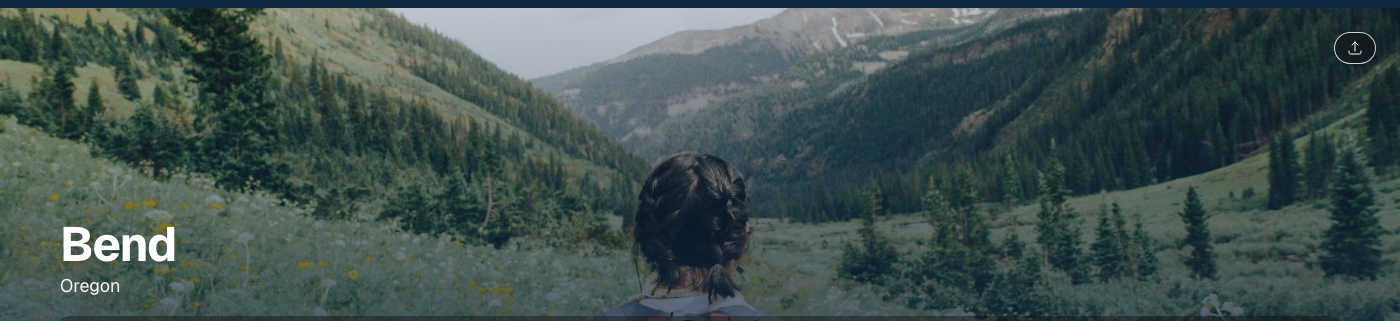
#> input picture design_system/ryan-realty/assets/hero-alpine-clean.jpg, 1400 x 321 px, given in place of 01.jpg, which was not available
$ python build_saghali_pending_posts.py
#> lines starting #> are read from the running program, lines starting #| are printed output that depends on the picture; pictures that were not available may be replaced by others from this repository, and a replacement may not be noted
#!/usr/bin/env python3
"""
Saghali — Pending content (Rebecca buyer-side under contract 2026-05-14)
========================================================================
20373 Saghali Court · Tillicum Village · Bend OR 97702
MLS 220221064 · Pending · $670,000 · 3 BD / 2 BA / 1,560 sqft / 0.51 acres
Built 2016 · List agent: Anna Ruder, Stellar Realty Northwest
Rebecca Ryser Peterson represented the BUYERS for Ryan Realty.

Adapts the approved Tumalo v3 S2 layout + Pattern A bare carousel + Pattern B
editorial overlay, per scripts/build_single_image_posts.py +
scripts/build_tumalo_v3_kit.py. Adapter copies helpers; layouts unchanged.
"""

from PIL import Image, ImageDraw, ImageFont, ImageEnhance
from pathlib import Path

W, H = 1080, 1350
NAVY = (16, 39, 66)
CREAM = (250, 248, 244)

BRAND = Path("/Users/matthewryan/RyanRealty/design_system/ryan-realty")
AMBOQIA = BRAND / "fonts" / "Amboqia_Boriango.otf"
AZO = BRAND / "fonts" / "AzoSans-Medium.ttf"

SRC = Path("/Users/matthewryan/RyanRealty/out/proof/2026-05-14/photos/saghali_src")
OUT = Path("/Users/matthewryan/RyanRealty/out/proof/2026-05-14/rendered/saghali-v3")
(OUT / "single-image").mkdir(parents=True, exist_ok=True)
(OUT / "pattern-a").mkdir(parents=True, exist_ok=True)
(OUT / "pattern-b").mkdir(parents=True, exist_ok=True)


def amboqia(s): return ImageFont.truetype(str(AMBOQIA), s)
def azo(s):     return ImageFont.truetype(str(AZO), s)


def smart_crop_to_portrait(img, w=W, h=H, focus_y=0.5):
    sw, sh = img.size
    if sw == w and sh == h: return img
    ta, sa = w / h, sw / sh
    if sa > ta:
        new_w = int(sh * ta); x0 = (sw - new_w) // 2
        img = img.crop((x0, 0, x0 + new_w, sh))
    elif sa < ta:
        new_h = int(sw / ta); y0 = int((sh - new_h) * focus_y)
        img = img.crop((0, y0, sw, y0 + new_h))
    return img.resize((w, h), Image.LANCZOS)


def gentle_polish(img):
    img = ImageEnhance.Color(img).enhance(1.05)
    img = ImageEnhance.Contrast(img).enhance(1.04)
    return img


def top_scrim(img, height_pct=0.18, max_alpha=100):
    overlay = Image.new("RGBA", img.size, (0, 0, 0, 0))
    od = ImageDraw.Draw(overlay)
    h = int(img.size[1] * height_pct)
    for y in range(h):
        a = int(max_alpha * (1 - y / h))
        od.line([(0, y), (img.size[0], y)], fill=(8, 18, 32, a))
    return Image.alpha_composite(img.convert("RGBA"), overlay)


def bottom_scrim(img, height_pct=0.55, max_alpha=170):
    overlay = Image.new("RGBA", img.size, (0, 0, 0, 0))
    od = ImageDraw.Draw(overlay)
    ht = img.size[1]; h = int(ht * height_pct)
    for y in range(h):
        a = int(max_alpha * (y / h))
        od.line([(0, ht - h + y), (img.size[0], ht - h + y)], fill=(8, 18, 32, a))
    return Image.alpha_composite(img.convert("RGBA"), overlay)


def shadow_text(d, xy, t, f, fill=CREAM, offset=2):
    x, y = xy
    d.text((x + offset, y + offset), t, font=f, fill=(0, 0, 0, 170))
    d.text((x, y), t, font=f, fill=fill)


def tracked_text(d, xy, t, f, fill=CREAM, tracking_em=0.18, shadow=True):
    x, y = xy
    spacing = int(f.size * tracking_em)
    for ch in t:
        if shadow:
            d.text((x + 2, y + 2), ch, font=f, fill=(0, 0, 0, 170))
        d.text((x, y), ch, font=f, fill=fill)
        bbox = d.textbbox((0, 0), ch, font=f)
        x += (bbox[2] - bbox[0]) + spacing


# ─── S2 — Under Contract (buyer-side) ───────────────────────────────────────

def s2_under_contract():
    """Approved Tumalo v3 S2 layout adapted for buyer-side pending."""
    src = SRC / "01.jpg"
    img = Image.open(src).convert("RGB")
    img = smart_crop_to_portrait(img, focus_y=0.55)
#> in smart_crop_to_portrait, `img = img.crop((x0, 0, x0 + new_w, sh))`:
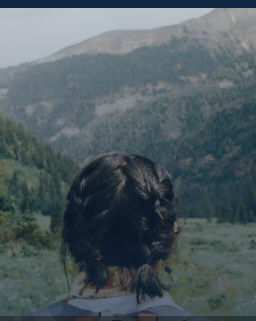
#> img: PIL image 256x321 RGB; mean R, G, B 79.4, 92.8, 98
    img = gentle_polish(img)
    img = bottom_scrim(img, height_pct=0.55, max_alpha=170)
#> in bottom_scrim, `overlay = Image.new("RGBA", img.size, (0, 0, 0, 0))`: overlay: PIL image 1080x1350 RGBA; every value is 0
#> in bottom_scrim, `return Image.alpha_composite(img.convert("RGBA"), overlay)`:
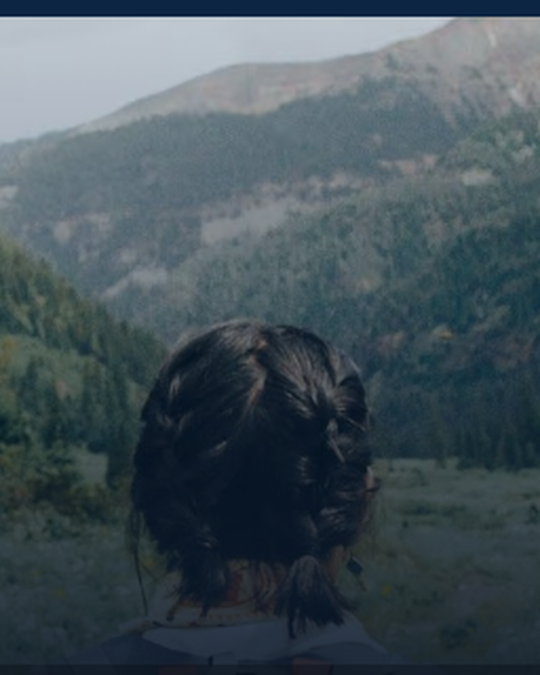
#> returned value: PIL image 1080x1350 RGBA (shown at 1/2 size); mean R, G, B, A 68.9, 83, 90.4, 255
    img = top_scrim(img, height_pct=0.20, max_alpha=110)
#> in top_scrim, `return Image.alpha_composite(img.convert("RGBA"), overlay)`:
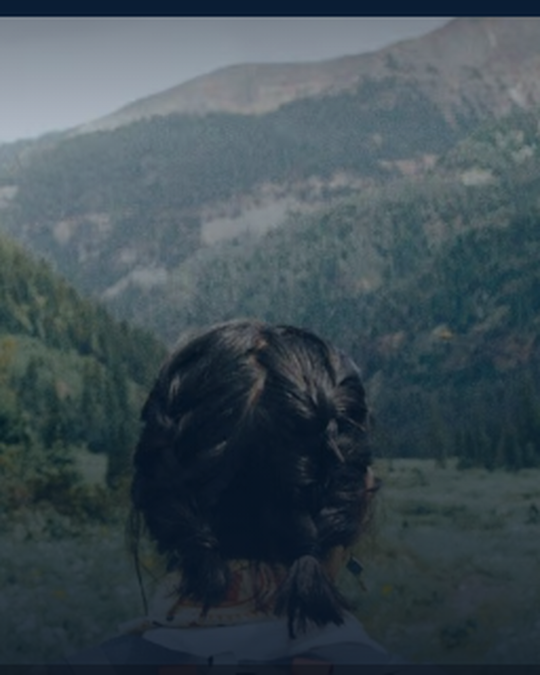
#> returned value: PIL image 1080x1350 RGBA (shown at 1/2 size); mean R, G, B, A 63.7, 77.7, 85.2, 255

    draw = ImageDraw.Draw(img)
    # Top eyebrow — Rebecca buyer-side
    eb = azo(20)
    tracked_text(draw, (60, 60), "RYAN REALTY  ·  REPRESENTED THE BUYERS", eb,
                 fill=CREAM, tracking_em=0.18)

    # Big "Under / Contract" — Amboqia 110px (smaller than "Sold" 240px to fit two lines)
    big_font = amboqia(120)
    sx, sy = 60, H - 460
    shadow_text(draw, (sx, sy), "Under", big_font)
    bbox = draw.textbbox((0, 0), "Under", font=big_font)
#> bbox = (0, 21, 364, 114)
    sy2 = sy + (bbox[3] - bbox[1]) + 6
#> sy2 = 989
    shadow_text(draw, (sx, sy2), "Contract", big_font)

    sub_font = azo(30)
    bbox2 = draw.textbbox((0, 0), "Contract", font=big_font)
#> bbox2 = (0, 23, 516, 114)
    sy3 = sy2 + (bbox2[3] - bbox2[1]) + 32
#> sy3 = 1112
    shadow_text(draw, (sx, sy3), "Tillicum Village  ·  $670,000", sub_font, fill=CREAM)
    addr_font = azo(22)
    shadow_text(draw, (sx, sy3 + 44),
                "20373 SAGHALI COURT  ·  BEND, OREGON",
                addr_font, fill=(225, 215, 195))

    dst = OUT / "single-image" / "under-contract.jpg"
    img.convert("RGB").save(dst, "JPEG", quality=92, optimize=True)
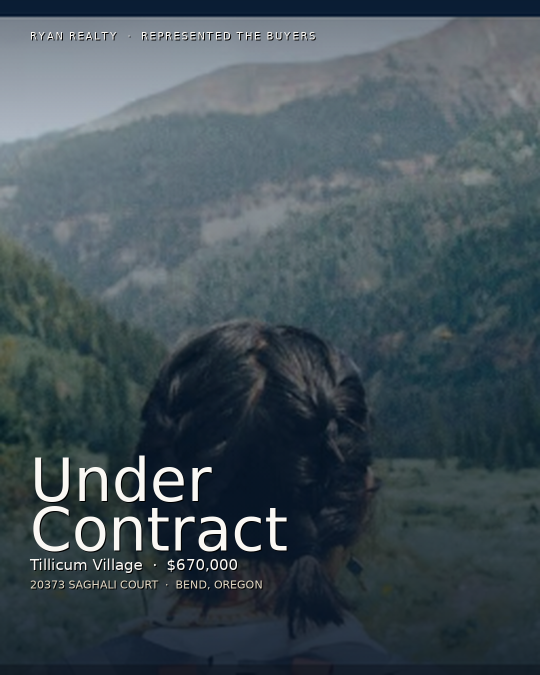
#> saved as under-contract.jpg: PIL image 1080x1350 RGB (shown at 1/2 size); mean R, G, B 67.5, 81.2, 88.3
#> img: PIL image 1080x1350 RGBA
#> (the run stopped early here; a loop or call above may not have finished)
